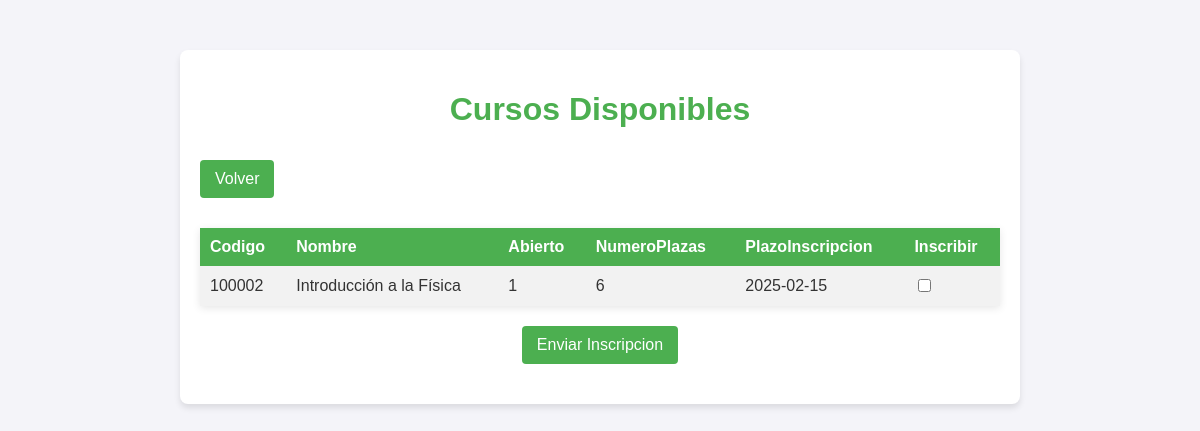
/listadoCursos.php, run on the app's committed database.
### tables this page shows
CREATE TABLE `cursos` (
  `codigo` int NOT NULL,
  `nombre` varchar(50) DEFAULT NULL,
  `abierto` tinyint(1) DEFAULT '0',
  `numeroplazas` int DEFAULT NULL,
  `plazoinscripcion` date DEFAULT NULL
);

### listadoCursos.php (the view, shortened to what this page needs)
<?php
    include 'scriptsEnlaces/conexion.php';
    try {
        $boton = $_POST['boton'];
        if ($boton != "Enviar Inscripcion") {
            $consulta = "select * from cursos where abierto = 1 and plazoinscripcion > Current_Date";
            $resultado = $enlace->query($consulta);
            echo "<!DOCTYPE html>";
            echo "<html lang='es'>";
            echo "<head>";
            echo "<link rel='stylesheet' href='css/estilo.css'>";
            echo "</head>";
            echo "<body>";
            echo "<div class='container'>";
            echo "<h1>Cursos Disponibles</h1>";
            echo "<button><a href='index.php'>Volver</a></button>";
            echo "<form action='?' method='post'>";
                echo "<table>";
                    echo "<tr><th>Codigo</th><th>Nombre</th><th>Abierto</th><th>NumeroPlazas</th><th>PlazoInscripcion</th><th>Inscribir</th></tr>";
                    while ($fila = $resultado->fetch(PDO::FETCH_NUM)) {
                        echo "<tr>";
                        foreach ($fila as $value) {
                            echo "<td>$value</td>";
                        }
                        echo "<td><input type='checkbox' name='cursos[]' value=$fila[0]></td>";
                        echo "</tr>";
                    }
                echo "</table>";
                echo "<tr>";
                echo "<input type='submit' name='boton' value='Enviar Inscripcion'>";
            echo "</form>";
            echo "</div>";
            echo "</body>";
            echo "</html>";
        }
    } catch (PDOException $e) {
        echo "<p style='color: red'>No puedes inscribirte al mismo curso</p>";
    }
?>

### css/estilo.css (style rules this page uses)
body { font-family: Arial, sans-serif; margin: 0; padding: 0; background-color: #f4f4f9; color: #333; }
.container { max-width: 800px; margin: 50px auto; background: #fff; padding: 20px; border-radius: 8px; box-shadow: 0 4px 6px rgba(0, 0, 0, 0.1); }
h1 { text-align: center; color: #4CAF50; }
form { margin-top: 20px; }
input[type="submit"] { background-color: #4CAF50; color: white; padding: 10px 15px; border: none; border-radius: 4px; cursor: pointer; font-size: 1em; display: block; margin: 20px auto; }
button { background-color: #4CAF50; color: white; padding: 10px 15px; border: none; border-radius: 4px; cursor: pointer; font-size: 1em; margin: 10px 0; }
button a { text-decoration: none; color: white; }
table { width: 100%; border-collapse: collapse; margin: 20px 0; font-size: 1em; box-shadow: 0 2px 8px rgba(0, 0, 0, 0.1); }
th, td { padding: 10px; text-align: left; }
th { background-color: #4CAF50; color: white; }
tr:nth-child(even) { background-color: #f2f2f2; }
a { text-decoration: none; color: inherit; }

### data on the page
cursos: codigo "100002", nombre "Introducción a la Física", abierto "1", numeroplazas "6", plazoinscripcion "2025-02-15"
